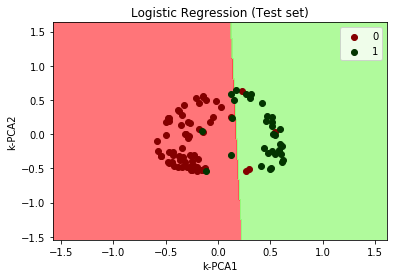

This figure's Python source:
# -*- coding: utf-8 -*-
"""
Created on Thu Jan  2 09:06:59 2020

@author: FartherSkies
"""

# kernel PCA, using LDA setup

# Importing the libraries
import numpy as np
import matplotlib.pyplot as plt
import pandas as pd

# Importing the dataset
dataset = pd.read_csv('Social_Network_Ads.csv')
X = dataset.iloc[:, [2, 3]].values
y = dataset.iloc[:, -1].values

# Splitting the dataset into the Training set and Test set
from sklearn.model_selection import train_test_split
X_train, X_test, y_train, y_test = train_test_split(X, y, test_size = 0.25, random_state = 0)

# Feature Scaling
from sklearn.preprocessing import StandardScaler
sc = StandardScaler()
X_train = sc.fit_transform(X_train)
X_test = sc.transform(X_test)

# Applying LDA
from sklearn.decomposition import KernelPCA
kpca = KernelPCA(n_components = 2, kernel = 'rbf')
X_train = kpca.fit_transform(X_train)
X_test = kpca.transform(X_test)

# Fitting Logistic Regression to the Training set
from sklearn.linear_model import LogisticRegression
classifier = LogisticRegression(random_state = 42)
classifier.fit(X_train, y_train)

# Predicting the Test set results
y_pred = classifier.predict(X_test)

# Making the Confusion Matrix
from sklearn.metrics import confusion_matrix
cm = confusion_matrix(y_test, y_pred)

# Visualising the Test set results
from matplotlib.colors import ListedColormap
X_set, y_set = X_test, y_test
X1, X2 = np.meshgrid(np.arange(start = X_set[:, 0].min() - 1, stop = X_set[:, 0].max() + 1, step = 0.01),
                     np.arange(start = X_set[:, 1].min() - 1, stop = X_set[:, 1].max() + 1, step = 0.01))
plt.contourf(X1, X2, classifier.predict(np.array([X1.ravel(), X2.ravel()]).T).reshape(X1.shape),
             alpha = 0.75, cmap = ListedColormap(('#ff474c', '#96f97b')))
plt.xlim(X1.min(), X1.max())
plt.ylim(X2.min(), X2.max())
for i, j in enumerate(np.unique(y_set)):
    plt.scatter(X_set[y_set == j, 0], X_set[y_set == j, 1],
                c = ListedColormap(('#840000', '#033500'))(i), label = j)
plt.title('Logistic Regression (Test set)')
plt.xlabel('k-PCA1')
plt.ylabel('k-PCA2')
plt.legend()
plt.show()
